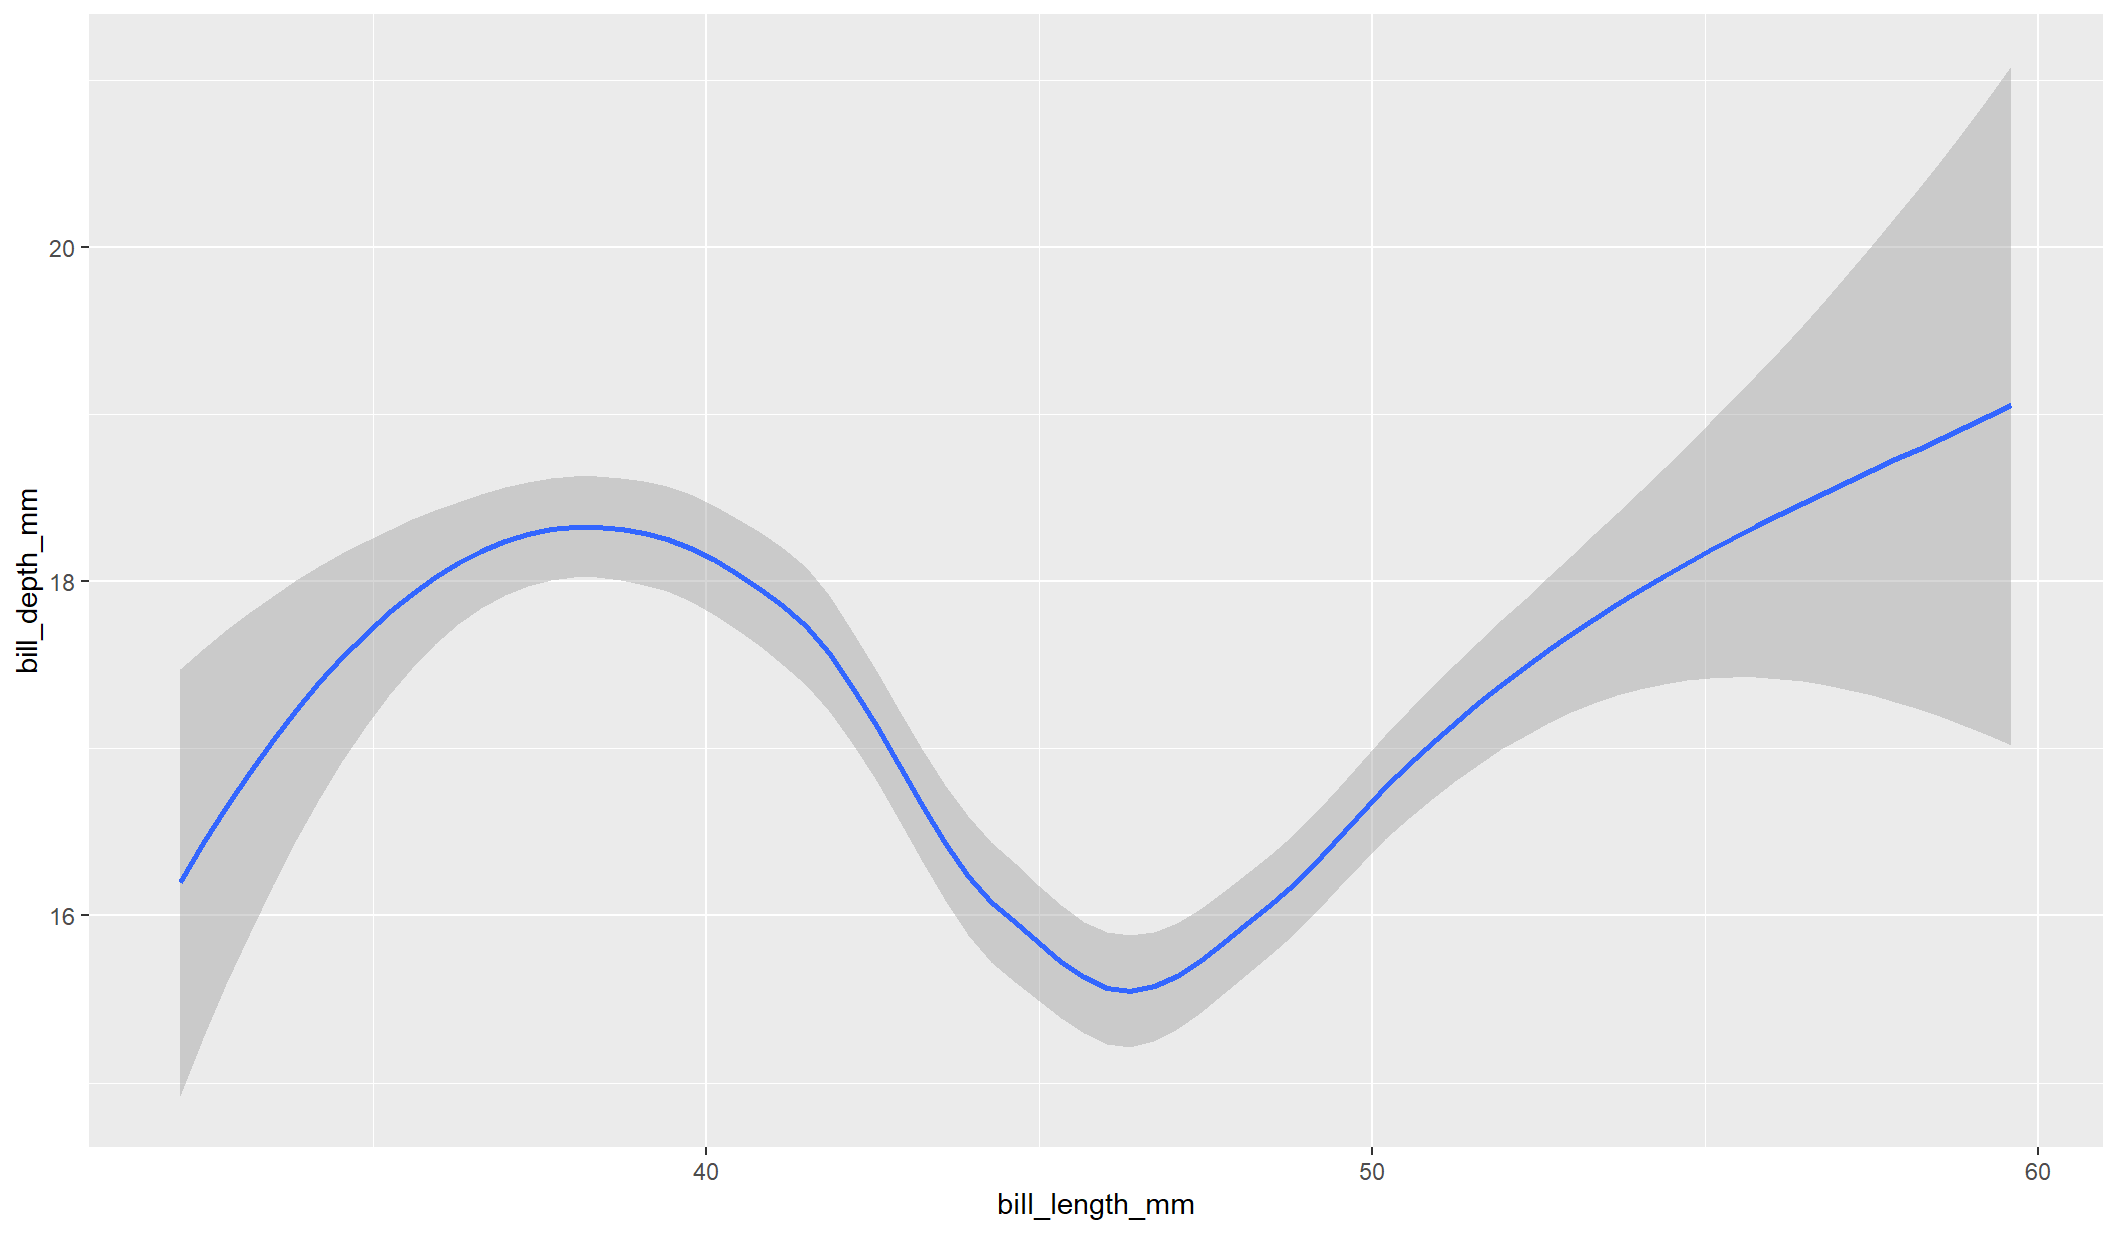

Here is the R script that generated this plot:
# Loading libraries
library(tidyverse)
library(palmerpenguins)

# Looking at dataset
data("penguins")
View(penguins)

ggplot(data = penguins) + 
  geom_point(mapping = aes(x = flipper_length_mm, y = body_mass_g))

ggplot( data = penguins)+
  geom_point(mapping = aes(x=bill_length_mm, y=bill_depth_mm))

ggplot(data = penguins) + 
  geom_point(mapping = aes(x = flipper_length_mm, y = body_mass_g, color=species))

ggplot(data = penguins) + 
  geom_point(mapping = aes(x = flipper_length_mm, y = body_mass_g, size=year))

ggplot(data = penguins) + 
  geom_point(mapping = aes(x = flipper_length_mm, y = body_mass_g, shape=species))

ggplot(data = penguins) + 
  geom_point(mapping = aes(x = flipper_length_mm, y = body_mass_g, shape=species, color=species))

ggplot(data = penguins) + 
  geom_point(mapping = aes(x = flipper_length_mm, y = body_mass_g, shape=species, color=species, size=species))

ggplot(data = penguins) + 
  geom_point(mapping = aes(x = flipper_length_mm, y = body_mass_g, alpha=species))

ggplot(data = penguins) + 
  geom_point(mapping = aes(x = flipper_length_mm, y = body_mass_g, shape=species), color="purple")

ggplot( data = penguins)+
  geom_smooth(mapping = aes(x=bill_length_mm, y=bill_depth_mm))

ggplot(data = penguins) + 
  geom_smooth(mapping = aes(x = flipper_length_mm, y = body_mass_g)) +
  geom_point(mapping = aes(x = flipper_length_mm, y = body_mass_g))

ggplot(data = penguins) + 
  geom_smooth(mapping = aes(x = flipper_length_mm, y = body_mass_g, linetype=species))

ggplot(data = penguins) + 
  geom_jitter(mapping = aes(x = flipper_length_mm, y = body_mass_g))

ggplot(data=diamonds) +
  geom_bar(mapping = aes(x=cut))

ggplot(data=diamonds) +
  geom_bar(mapping = aes(x=cut, color=cut))

ggplot(data=diamonds) +
  geom_bar(mapping = aes(x=cut, fill=cut))

ggplot(data=diamonds) +
  geom_bar(mapping = aes(x=cut, fill=clarity))

ggplot(data = penguins) + 
  geom_point(mapping = aes(x = flipper_length_mm, y = body_mass_g, color=species)) +
  facet_wrap(~species)

ggplot(data=diamonds) +
  geom_bar(mapping = aes(x=cut, fill=cut)) +
  facet_wrap(~cut)

ggplot(data=diamonds) +
  geom_bar(mapping = aes(x=cut, fill=cut)) +
  facet_wrap(~color)

ggplot(data = penguins) + 
  geom_point(mapping = aes(x = flipper_length_mm, y = body_mass_g, color=species)) +
  facet_grid(~species)

ggplot(data = penguins) + 
  geom_point(mapping = aes(x = flipper_length_mm, y = body_mass_g, color=species)) +
  facet_grid(~sex)

ggplot(data = penguins) + 
  geom_point(mapping = aes(x = flipper_length_mm, y = body_mass_g, color=species)) +
  facet_grid(sex~species)

ggplot(data = penguins) + 
  geom_point(mapping = aes(x = flipper_length_mm, y = body_mass_g, color=species)) +
  labs(title = "Palmer Penguins: Body Mass vs. Flipper Lenght")

ggplot(data = penguins) + 
  geom_point(mapping = aes(x = flipper_length_mm, y = body_mass_g, color=species)) +
  labs(title = "Palmer Penguins: Body Mass vs. Flipper Lenght", subtitle = "Sample of Three Penguin Species")

ggplot(data = penguins) + 
  geom_point(mapping = aes(x = flipper_length_mm, y = body_mass_g, color=species)) +
  labs(title = "Palmer Penguins: Body Mass vs. Flipper Lenght", 
       subtitle = "Sample of Three Penguin Species", caption = "Data collected by Dr. Kristen Gorman") 

ggplot(data = penguins) + 
  geom_point(mapping = aes(x = flipper_length_mm, y = body_mass_g, color=species)) +
  labs(title = "Palmer Penguins: Body Mass vs. Flipper Lenght", 
       subtitle = "Sample of Three Penguin Species", caption = "Data collected by Dr. Kristen Gorman") +
  annotate("text", x=220, y=3500, label="The Gentoos are the largest")

ggplot(data = penguins) + 
  geom_point(mapping = aes(x = flipper_length_mm, y = body_mass_g, color=species)) +
  labs(title = "Palmer Penguins: Body Mass vs. Flipper Lenght", 
       subtitle = "Sample of Three Penguin Species", caption = "Data collected by Dr. Kristen Gorman") +
  annotate("text", x=220, y=3500, label="The Gentoos are the largest", color="purple",
           fontface="bold", size=4.5)

ggplot(data = penguins) + 
  geom_point(mapping = aes(x = flipper_length_mm, y = body_mass_g, color=species)) +
  labs(title = "Palmer Penguins: Body Mass vs. Flipper Lenght", 
       subtitle = "Sample of Three Penguin Species", caption = "Data collected by Dr. Kristen Gorman") +
  annotate("text", x=220, y=3500, label="The Gentoos are the largest", color="purple",
           fontface="bold", size=4.5, angle=45)

p <- ggplot(data = penguins) + 
  geom_point(mapping = aes(x = flipper_length_mm, y = body_mass_g, color=species)) +
  labs(title = "Palmer Penguins: Body Mass vs. Flipper Lenght", 
       subtitle = "Sample of Three Penguin Species", caption = "Data collected by Dr. Kristen Gorman") +
  annotate("text", x=220, y=3500, label="The Gentoos are the largest", color="purple",
           fontface="bold", size=4.5)

ggplot(data = penguins) + 
  geom_point(mapping = aes(x = flipper_length_mm, y = body_mass_g, color=species))

ggsave("Palmer Penguis.png")
